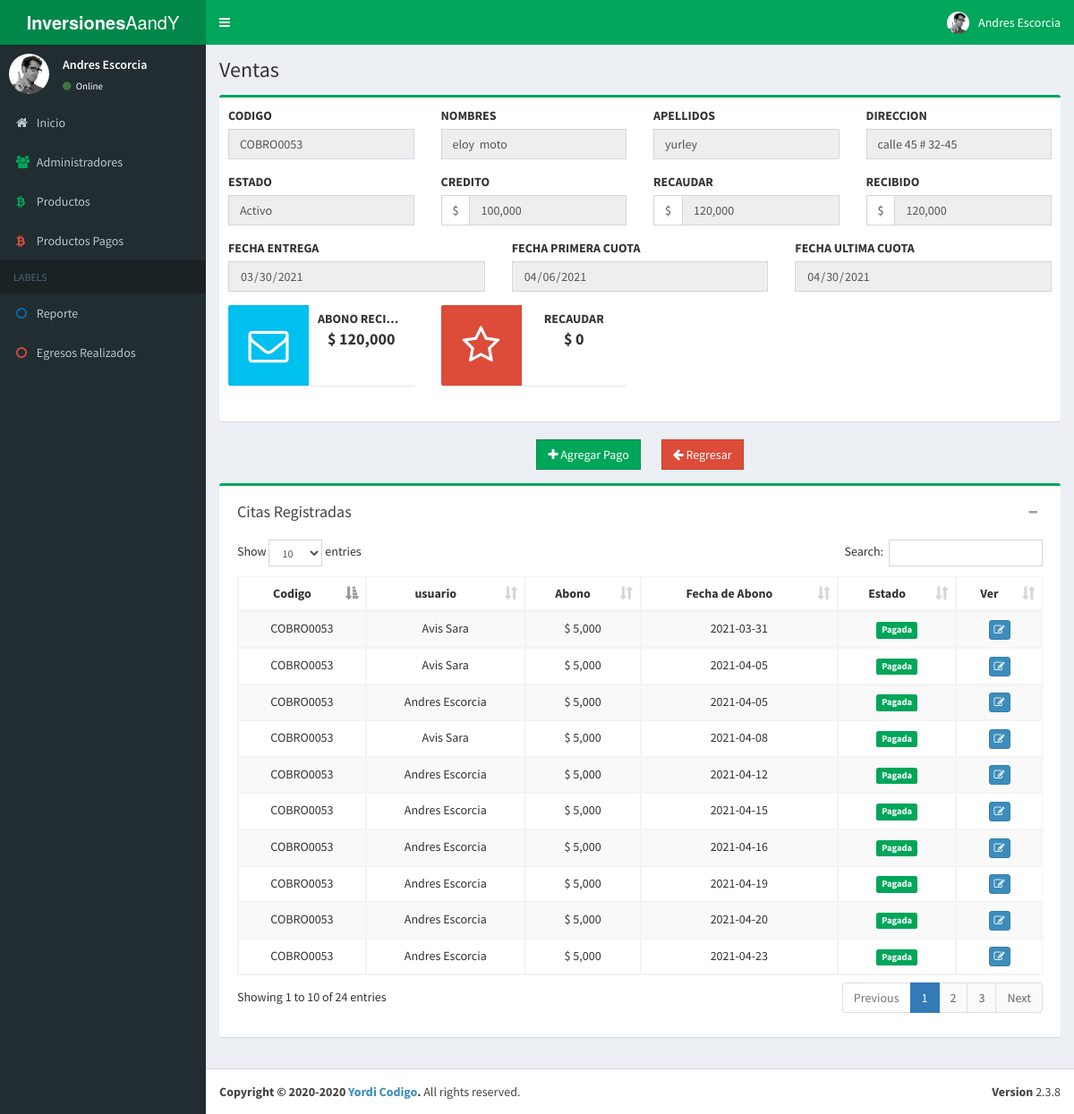
The app's page /addcobro.php?id=COBRO0053 (signed in) with its own data.
### tables this page shows
CREATE TABLE IF NOT EXISTS `db_usuarios_cobrar` (
  `id` int(11) NOT NULL AUTO_INCREMENT,
  `codigo` varchar(50) DEFAULT NULL,
  `nombres` varchar(50) DEFAULT NULL,
  `apellidos` varchar(50) DEFAULT NULL,
  `direccion` varchar(50) DEFAULT NULL,
  `estado` varchar(50) DEFAULT NULL,
  `prestado` decimal(10,0) DEFAULT NULL,
  `interes` decimal(10,0) DEFAULT NULL,
  `acobrar` decimal(10,0) DEFAULT NULL,
  `recibido` decimal(10,0) DEFAULT NULL,
  `fecha_entrega` date DEFAULT NULL,
  `fechapc` date DEFAULT NULL,
  `fechauc` date DEFAULT NULL,
  PRIMARY KEY (`id`) USING BTREE,
  UNIQUE KEY `codigo` (`codigo`) USING BTREE
);

CREATE TABLE IF NOT EXISTS `db_cuotas_pagadas` (
  `id_cuotas` int(11) NOT NULL AUTO_INCREMENT,
  `codigo` varchar(50) NOT NULL DEFAULT '0',
  `usuario` varchar(50) DEFAULT NULL,
  `recibido` decimal(10,0) DEFAULT NULL,
  `estado` varchar(50) DEFAULT NULL,
  `fecha_pago` date DEFAULT NULL,
  PRIMARY KEY (`id_cuotas`) USING BTREE
);

### addcobro.php (the view, shortened to what this page needs)
<?php include('includes/header.php');
include 'config/database.php';
$id = mysqli_real_escape_string($conn, (strip_tags($_GET["id"], ENT_QUOTES)));
      $sql = mysqli_query($conn, "SELECT * FROM db_usuarios_cobrar WHERE codigo='$id'");
       $row = mysqli_fetch_assoc($sql);
?>
<section class="content-header">
  <h1>
    Ventas
  </h1>
</section>
<section class="content">
  <div class="row">
    <div class="col-md-12">
<div class="box box-success">
  <div class="box-body">
    <div class="form-group">
    <div class="row">
<div class="col-md-3">
  <label><b>CODIGO</b></label>
    <input type="text" class="form-control" value="<?php echo $row['codigo']; ?>" readonly>
  </div>
  <div class="col-md-3">
    <label><b>NOMBRES</b></label>
    <input type="text" class="form-control" value="<?php echo $row['nombres']; ?>" readonly>
  </div>
  <div class="col-md-3">
    <label><b>APELLIDOS</b></label>
    <input type="text" class="form-control" value="<?php echo $row['apellidos']; ?>" readonly>
  </div>
  <div class="col-md-3">
    <label><b>DIRECCION</b></label>
    <input type="text" class="form-control" value="<?php echo $row['direccion']; ?>" readonly>
  </div>
  </div>
</div>
<div class="form-group">
<div class="row">
  <div class="col-md-3">
    <label><b>ESTADO</b></label>
    <input type="text" class="form-control" value="<?php echo $row['estado']; ?>" readonly>
  </div>
  <div class="col-md-3">
  <label><b>CREDITO</b></label>
  <div class="input-group">
                              <span class="input-group-addon">$</span>
                              <input value="<?php echo number_format($row['prestado']); ?>" readonly  class="form-control">
                          </div>
                          </div>
  <div class="col-md-3">
  <label><b>RECAUDAR</b></label>
  <div class="input-group">
                              <span class="input-group-addon">$</span>
                              <input value="<?php echo number_format($row['acobrar']); ?>" readonly  class="form-control">
                          </div>
                          </div>
  <div class="col-md-3">
  <label><b>RECIBIDO</b></label>
  <div class="input-group">
                              <span class="input-group-addon">$</span>
                              <input  value="<?php echo number_format($row['recibido']); ?>" readonly class="form-control">
                          </div>
                          </div>
</div>
</div>
<div class="form-group">
<div class="row">
<div class="col-sm-4">
    <label><b>FECHA ENTREGA</b></label>
    <input type="date" class="form-control" value="<?php echo $row['fecha_entrega']; ?>" readonly>
  </div>
  <div class="col-sm-4">
    <label><b>FECHA PRIMERA CUOTA</b></label>
    <input type="date" class="form-control" value="<?php echo $row['fechapc']; ?>" readonly>
  </div>
  <div class="col-sm-4">
    <label><b>FECHA ULTIMA CUOTA</b></label>
    <input type="date" class="form-control" value="<?php echo $row['fechauc']; ?>" readonly>
  </div>
</div>
</div>
<div class="form-group text-center">
<div class="row">
        <div class="col-md-3 col-sm-6 col-xs-9">
          <div class="info-box">
            <span class="info-box-icon bg-aqua"><i class="fa fa-envelope-o"></i></span>
            <div class="info-box-content">
            <b><span class="info-box-text">ABONO RECIBIDO</span></b>
              <span class="info-box-number">$ <?php echo number_format($row['recibido']); ?></span>
            </div>
          </div>
        </div>
        <div class="col-md-3 col-sm-6 col-xs-12">
          <div class="info-box">
            <span class="info-box-icon bg-red"><i class="fa fa-star-o"></i></span>
            <div class="info-box-content">
             <b> <span class="info-box-text">RECAUDAR</span></b>
              <span class="info-box-number">$ <?php echo number_format($row['acobrar']-$row['recibido']); ?></span>
            </div>
          </div>
        </div>
        </div>
      </div>
  </div>
</div>
</div>
<div class="form-group text-center">
<div class="row">
<a class="btn btn-success btn-flat" href="" title="Agregar" data-toggle="modal" data-target="#add-pago" data-codigo="<?php echo $row['codigo']?>" ><i class="fa fa-plus"></i> Agregar Pago</a>
<a style="margin-left: 20px;" class="btn btn-flat btn-danger" href="javascript:history.back()"><i class="fa fa-arrow-left"></i> Regresar</a>
</div>
</div>
<?php
$query = "SELECT * FROM db_cuotas_pagadas WHERE codigo='$id'";
            $resultado = mysqli_query($conn, $query) or die('error: ' . mysqli_error($conn));
            $row_datos = array();
    while ($row = $resultado->fetch_assoc()) {
      $row_datos[]= $row;
    }
            ?>
    <div class="col-md-12">
<div class="box box-success">
  <div class="box-body">
  <div class="box-header">
        <h3 class="box-title">Citas Registradas</h3>
        <div class="box-tools pull-right">
      <button type="button" class="btn btn-box-tool" data-widget="collapse"><i class="fa fa-minus"></i></button>
    </div>
      </div>
  <div class="box-body">
  <div class="table-responsive">
          <table id="tablacobro" class="table table-bordered table-striped">
            <thead>
              <tr>
              <th class="text-center">Codigo</th>
                <th class="text-center">usuario</th>
                <th class="text-center">Abono</th>
                <th class="text-center">Fecha de Abono</th>
                <th class="text-center">Estado</th>
                <th class="text-center">Ver</th>
              </tr>
            </thead>
            <tbody>
              <tr>
                <?php
                for ($i = 0; $i < sizeof($row_datos); $i++) {
                ?>
                  <td class="text-center"><?php echo $row_datos[$i]['codigo'] ?></td>
                  <td class="text-center"><?php echo $row_datos[$i]['usuario'] ?></td>
                  <td class="text-center">$ <?php echo number_format($row_datos[$i]['recibido']) ?></td>
                  <td class="text-center"><?php echo $row_datos[$i]['fecha_pago'] ?></td>
                  <td class="text-center">
                  <?php
                    if ($row_datos[$i]['estado'] == 'Pagada') {
                      echo '<span class="label label-success">Pagada</span>';
                    } else if ($row_datos[$i]['estado'] == 'PENDIENTE') {
                      echo '<span class="label label-success">PENDIENTE</span>';
                    }
                    ?>
                </td>
                  <td class="text-center">
                  <?php
                    if ($row_datos[$i]['estado'] == 'Pagada') {
                      echo '<a type="button" class="btn btn-primary btn-xs" data-toggle="modal" data-target="#iniciard'. $row_datos[$i]['id_cuotas'].'" ><i class="fa fa-edit"></i></a>';
                    } else if ($row_datos[$i]['estado'] == 'Debe') {
                      echo '';
                    }
                    ?>
                </td>
              </tr>
            <?php
                }
            ?>
            </tbody>
          </table>
  </div>
        </div>
</div>
</div>
  </div>
  </div>
</section>
<?php include('includes/footer.php'); ?>

### records on screen
db_usuarios_cobrar: codigo "COBRO0053", nombres "eloy moto", apellidos "yurley", direccion "calle 45 # 32-45", estado "Activo", prestado "100,000", acobrar "120,000", recibido "120,000", fecha_entrega "03/30/2021", fechapc "04/06/2021", fechauc "04/30/2021", $row['acobrar']-$row['recibido'] "0"
db_cuotas_pagadas: codigo "COBRO0053", usuario "Avis Sara", recibido "5,000", fecha_pago "2021-03-31", estado "Pagada"
db_cuotas_pagadas: codigo "COBRO0053", usuario "Avis Sara", recibido "5,000", fecha_pago "2021-04-05", estado "Pagada"
db_cuotas_pagadas: codigo "COBRO0053", usuario "Andres Escorcia", recibido "5,000", fecha_pago "2021-04-05", estado "Pagada"
db_cuotas_pagadas: codigo "COBRO0053", usuario "Avis Sara", recibido "5,000", fecha_pago "2021-04-08", estado "Pagada"
db_cuotas_pagadas: codigo "COBRO0053", usuario "Andres Escorcia", recibido "5,000", fecha_pago "2021-04-12", estado "Pagada"
db_cuotas_pagadas: codigo "COBRO0053", usuario "Andres Escorcia", recibido "5,000", fecha_pago "2021-04-15", estado "Pagada"
db_cuotas_pagadas: codigo "COBRO0053", usuario "Andres Escorcia", recibido "5,000", fecha_pago "2021-04-16", estado "Pagada"
db_cuotas_pagadas: codigo "COBRO0053", usuario "Andres Escorcia", recibido "5,000", fecha_pago "2021-04-19", estado "Pagada"
db_cuotas_pagadas: codigo "COBRO0053", usuario "Andres Escorcia", recibido "5,000", fecha_pago "2021-04-20", estado "Pagada"
db_cuotas_pagadas: codigo "COBRO0053", usuario "Andres Escorcia", recibido "5,000", fecha_pago "2021-04-23", estado "Pagada"

### other values on screen
$_SESSION['nombre'] "Andres Escorcia"
